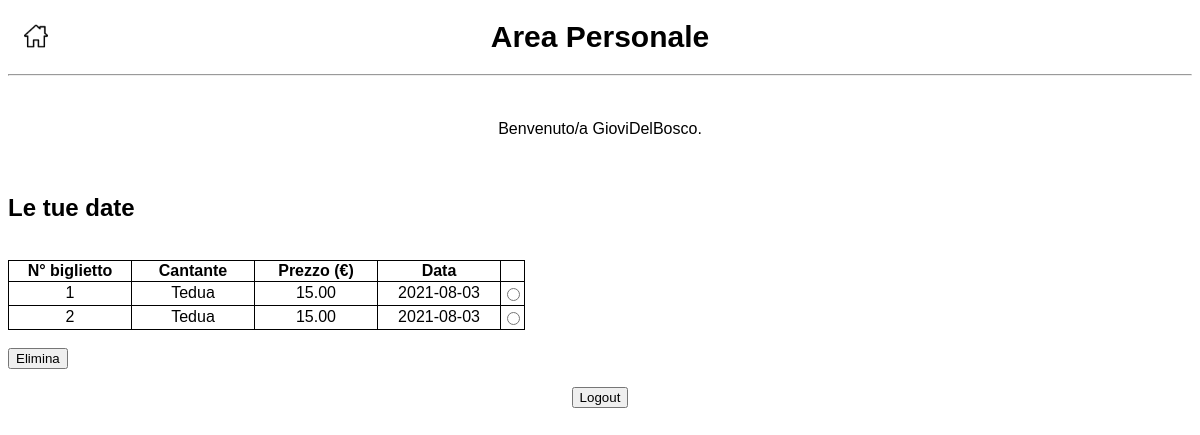
Screenshot of /home.php (signed in) with the database file from the repository.
### tables this page shows
CREATE TABLE `utenti` (
  `id` int(11) NOT NULL,
  `username` varchar(80) NOT NULL,
  `nome` varchar(80) NOT NULL,
  `cognome` varchar(80) NOT NULL,
  `password` varchar(80) NOT NULL
);

CREATE TABLE `biglietto` (
  `id_biglietto` int(11) NOT NULL,
  `id_utente` int(11) NOT NULL,
  `id_evento` int(11) NOT NULL,
  `prezzo` decimal(5,2) NOT NULL,
  `data` date NOT NULL
);

CREATE TABLE `artista` (
  `id` int(11) NOT NULL,
  `nome` varchar(80) NOT NULL,
  `genere` varchar(80) NOT NULL
);

### home.php (the view, shortened to what this page needs)
<?php
include "connessioneDB.php";
$idUtente = $_SESSION['uname'];
$queryLogin = $con->query("SELECT username from utenti WHERE id=$idUtente");
$row = $queryLogin->fetch_array();
?>
<html>
<head>
    <link rel="stylesheet" href="stile/stile.css">
</head>
<body>
    <h1 class="titolo">Area Personale</h1>
    <div class="divProfiloPersonale">
        <form method='post' action="elimina_evento.php">
            <div class="home">
                <a href="index.php">
                    <img src="immagini/home.png" class="immagineProfilo">
                </a>
            </div>
            <hr>
            <br><br>
            <center>Benvenuto/a <?php echo $row['username']; ?>.</center>
            <br><br>
            <h2>Le tue date</h2>
            <br>
            <table>
                <tr>
                    <th>N° biglietto</th>
                    <th>Cantante</th>
                    <th>Prezzo (€)</th>
                    <th>Data</th>
                </tr>
                <?php
                $querySelect = $con->query("SELECT B.id_biglietto,A.nome,B.prezzo,B.data
from biglietto as B JOIN evento as E
on B.id_evento=E.id JOIN artista as A on A.id=E.cantante
where B.id_utente=$idUtente");
                while ($row = $querySelect->fetch_assoc()) {
                    echo "<tr>";
                    echo "<td>";
                    echo $row['id_biglietto'];
                    echo "</td>";
                    echo "<td>";
                    echo $row['nome'];
                    echo "</td>";
                    echo "<td>";
                    echo $row['prezzo'];
                    echo "</td>";
                    echo "<td>";
                    echo $row['data'];
                    echo "</td>";
                    $bi = $row['id_biglietto'];
                    echo "<td>";
                    echo "<input type='radio' name='biglietto' value='$bi'>";
                    echo "</td>";
                    echo "</tr>";
                }
                ?>
            </table>
            <br>
            <input type="submit" name="cancella" value="Elimina">
            <br><br>
            <center><input type="submit" value="Logout" name="esci"></center>
        </form>
    </div>
</body>
</html>

### stile/stile.css (style rules this page uses)
body { background-color:white; font-family: Helvetica, sans-serif; box-sizing: border-box; }
table, td, th { border: 1px solid black; text-align: center; }
table { border-collapse: collapse; }
th { width: 10vw; }
td { height: 2vw; }
.titolo { font-size: 2.5vw; text-align: center; padding-top: 1vw; }
.immagineProfilo { width: 2vw; }
a,a:visited { text-decoration: none; color: black; }
.home { top: 2vw; left: 2vw; margin: auto; position: absolute; }

### rows the page displays
utenti: username "GioviDelBosco"
biglietto: id_biglietto "1", artista.nome "Tedua", prezzo "15.00", data "2021-08-03"
biglietto: id_biglietto "2", artista.nome "Tedua", prezzo "15.00", data "2021-08-03"
